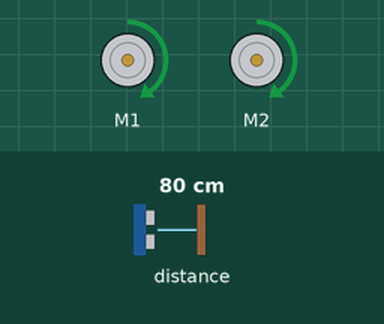
Bench run of a program on a simulated BBC micro:bit (MakeCode). Shown: 2 × DC motor (green arrow = forward, orange = backward, longer = faster). The inputs (shaded band) are chosen by the test bench; at power-on: distance to the obstacle 80 cm.

Above: at 0.5 s.
At 8.5 s:
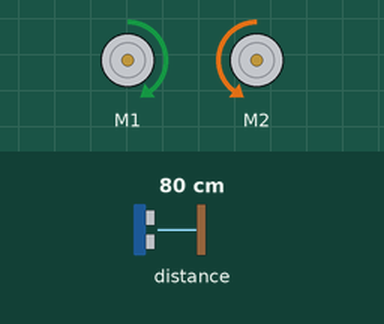
Timing chart, 0 to 10.4 s (numbered marks = the images above):
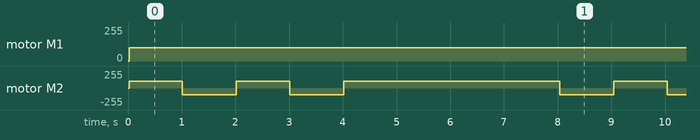

Measured:
- by itself, motor M1: stopped → forward 100/255 at 0.03 s
- by itself, motor M2: repeats every 9.0 s: backward 100/255 1.0 s, forward 100/255 1.0 s, backward 100/255 1.0 s, forward 100/255 4.0 s, backward 100/255 1.0 s, forward 100/255 1.0 s

The program:

main.ts
```typescript
/** Mapa de la habitación (0 = sucia, 1 = limpia) */
//  Verificar si toda la habitación está limpia
function is_room_clean(): boolean {
    for (let row of room) {
        if (row.indexOf(0) != -1) {
            return false
        }

    }
    return true
}

//  Función para detectar obstáculos usando ultrasonido
function detect_obstacle(): boolean {
    //  Si hay un obstáculo a menos de 10 cm, devuelve verdadero
    if (maqueen.Ultrasonic(PingUnit.Centimeters) < 10) {
        return true
    }

    return false
}

//  Función para mover hacia adelante
function move_forward() {

    //  Mueve físicamente el robot
    maqueen.motorRun(maqueen.Motors.All, maqueen.Dir.CW, 100)
    //  Tiempo para que avance una celda
    basic.pause(1000)
    //  Actualizar la posición (según la dirección)
    if (direction == 0 && y > 0) {
        //  Norte
        y += 0 - 1
    } else if (direction == 1 && x < N - 1) {
        //  Este
        x += 1
    } else if (direction == 2 && y < N - 1) {
        //  Sur
        y += 1
    } else if (direction == 3 && x > 0) {
        //  Oeste
        x += 0 - 1
    }

}

//  Función para girar 90 grados a la derecha
function turn_right() {

    maqueen.motorRun(maqueen.Motors.M1, maqueen.Dir.CW, 100)
    maqueen.motorRun(maqueen.Motors.M2, maqueen.Dir.CCW, 100)
    //  Tiempo para girar
    basic.pause(1000)
    //  Actualiza la dirección
    direction = (direction + 1) % 4
}

let direction = 0
let x = 0
let y = 0
let room : number[][] = []
let N = 0
N = 5
for (let index = 0; index < N; index++) {
    room.push([0, 0, 0, 0, 0])
}
//  Bucle principal
while (!is_room_clean()) {
    //  Si el robot detecta un obstáculo, gira
    if (detect_obstacle()) {
        turn_right()
    } else {
        //  Si no hay obstáculos, avanza y limpia la celda
        move_forward()
        //  Marca la celda como limpia
        //  Marca la celda como limpia
        room[y][x] = 1
    }

    //  Si el robot llega a un borde, gira
    if (x == 0 || x == N - 1 || y == 0 || y == N - 1) {
        turn_right()
    }

}
//  Regresa al punto de inicio (0, 0)
while (x != 0 || y != 0) {
    if (x > 0) {
        x += 0 - 1
    } else if (x < 0) {
        x += 1
    } else if (y > 0) {
        y += 0 - 1
    } else if (y < 0) {
        y += 1
    }

}
```

test.ts
```typescript
// aquí va el archivo "tests"; esto no se compilará cuando este paquete se utilice como una extensión.
```
